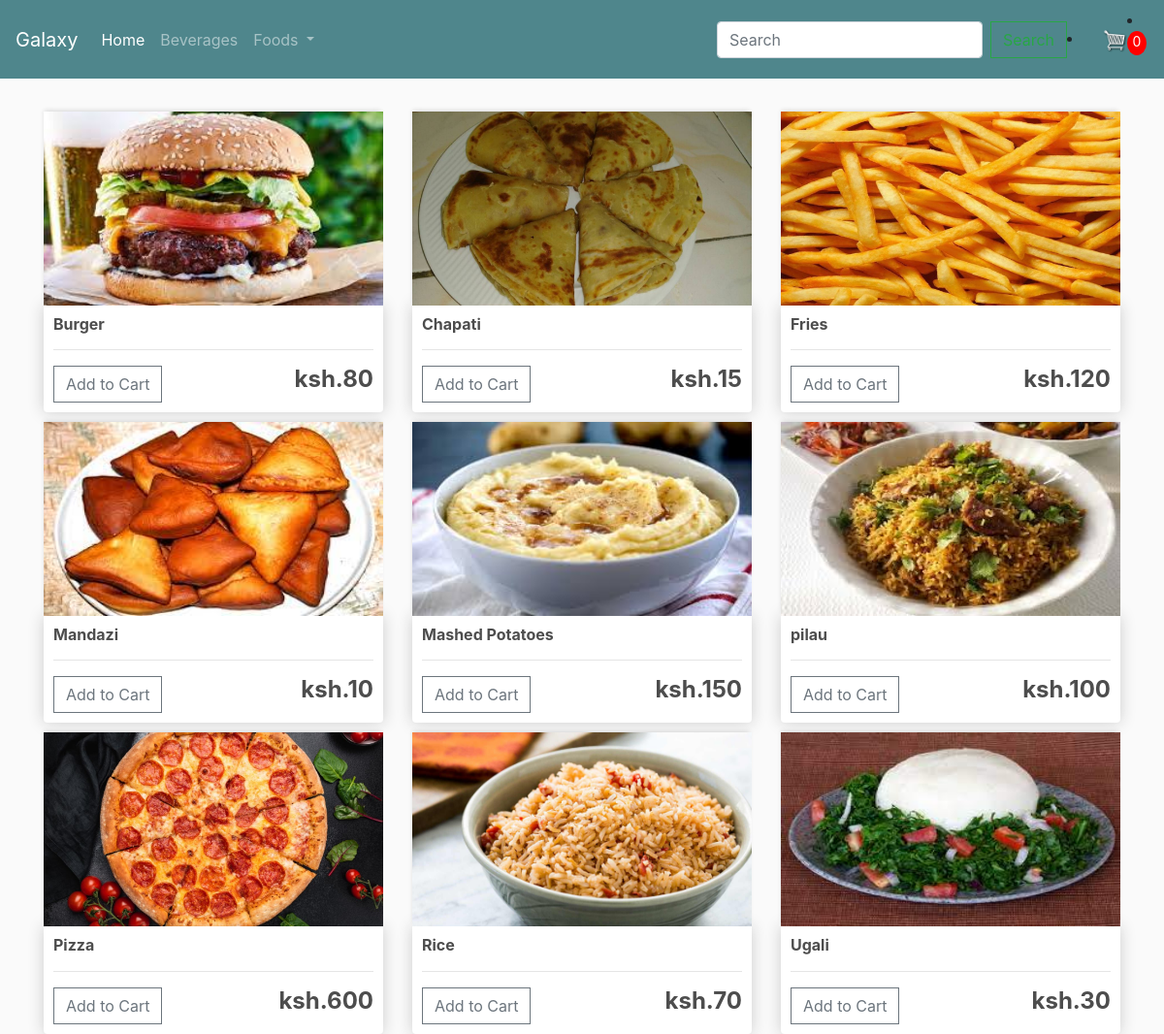
/meals/ (signed in), run on the app's committed database.
### products/models.py (models this page shows, shortened)
class Product(models.Model):
    name = models.CharField(max_length=255, null=True)
    price = models.IntegerField(null=False)
    stock = models.IntegerField()
    image = models.ImageField(null=True, blank=True)
    category = models.CharField(max_length=35, null=True)
    @property
    def imageUrl(self):
        try:
            url = self.image.url
        except:
            url = ''
        return url

### products/views.py (the view)
# urls.py: path('meals/', views.meals, name='meals'),
def meals(request):
    products = Product.objects.filter(category='main')
    if request.user.is_authenticated:
        customer = request.user.customer
        order, created = Order.objects.get_or_create(customer=customer, complete=False)
        items = order.orderitem_set.all()
        cartItems = order.get_cart_items
    else:
        items = []
        order = {'get_cart_total': 0, 'get_cart_items': 0}
    return render(request, 'meals.html', {'products': products, 'order': order, 'items': items, 'cartItems': cartItems})

### products/models.py (called while the page is built)
    @property
    def get_cart_items(self):
        order_items = self.orderitem_set.all()
        total = sum(item.quantity for item in order_items)
        return total

### products/templates/meals.html
{% extends 'main.html' %}
{% load static %}
{% block content %}
	<div class="row">
		{% for product in products %}
		<div class="col-lg-4">
			<img class="thumbnail" src="{{product.imageUrl}}">
			<div class="box-element product">
				<h6><strong>{{product.name}}</strong></h6>
				<hr>
				<button data-product={{product.id}} data-action="add" class="btn
				btn-outline-secondary add-btn update-cart  ">Add to Cart</button>
				<h4 style="display: inline-block; float: right"><strong>ksh.{{product.price}}</strong></h4>
			</div>
		</div>
		{% endfor %}
	</div>
{% endblock content %}

### static/css/main.css (style rules this page uses)
body { background-color: hsl(0, 0%, 98%); }
h1,h2,h3,h4,h5,h6 { color:hsl(0, 0%, 30%); }
.box-element { box-shadow:hsl(0, 0%, 80%) 0 0 16px; background-color: #fff; border-radius: 4px; padding: 10px; }
.thumbnail { width: 100%; height: 200px; -webkit-box-shadow: -1px -3px 5px -2px rgba(214,214,214,1); -moz-box-shadow: -1px -3px 5px -2px rgba(214,214,214,1); box-shadow: -1px -3px 5px -2px rgba(214,214,214,1); }
.product { border-radius: 0 0 4px 4px; }
.col-lg-4, .col-lg-6, .col-lg-8, .col-lg-12 { margin-top: 10px; }
.btn { border-radius: 0; }

### data on the page
Product: imageUrl (picture), name "Burger", price "80"
Product: imageUrl (picture), name "Chapati", price "15"
Product: imageUrl (picture), name "Fries", price "120"
Product: imageUrl (picture), name "Mandazi", price "10"
Product: imageUrl (picture), name "Mashed Potatoes", price "150"
Product: imageUrl (picture), name "pilau", price "100"
Product: imageUrl (picture), name "Pizza", price "600"
Product: imageUrl (picture), name "Rice", price "70"
Product: imageUrl (picture), name "Ugali", price "30"

### other printed values
{{ cartItems }} "0"
